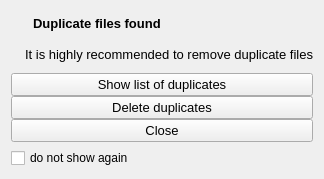
<?xml version="1.0" encoding="UTF-8"?>
<ui version="4.0">
 <class>DlgDup</class>
 <widget class="QWidget" name="DlgDup">
  <property name="geometry">
   <rect>
    <x>0</x>
    <y>0</y>
    <width>324</width>
    <height>179</height>
   </rect>
  </property>
  <property name="windowTitle">
   <string>File duplicates</string>
  </property>
  <layout class="QVBoxLayout" name="verticalLayout_2">
   <item>
    <layout class="QHBoxLayout" name="horizontalLayout" stretch="0,1">
     <property name="leftMargin">
      <number>9</number>
     </property>
     <property name="rightMargin">
      <number>9</number>
     </property>
     <item>
      <widget class="QLabel" name="ico">
       <property name="sizePolicy">
        <sizepolicy hsizetype="Preferred" vsizetype="Preferred">
         <horstretch>0</horstretch>
         <verstretch>0</verstretch>
        </sizepolicy>
       </property>
       <property name="text">
        <string/>
       </property>
      </widget>
     </item>
     <item>
      <widget class="QLabel" name="txt1">
       <property name="font">
        <font>
         <pointsize>10</pointsize>
         <weight>75</weight>
         <bold>true</bold>
        </font>
       </property>
       <property name="text">
        <string>Duplicate files found</string>
       </property>
       <property name="textFormat">
        <enum>Qt::PlainText</enum>
       </property>
      </widget>
     </item>
    </layout>
   </item>
   <item>
    <widget class="QLabel" name="txt2">
     <property name="font">
      <font>
       <pointsize>10</pointsize>
      </font>
     </property>
     <property name="text">
      <string>It is highly recommended to remove duplicate files</string>
     </property>
     <property name="alignment">
      <set>Qt::AlignRight|Qt::AlignTrailing|Qt::AlignVCenter</set>
     </property>
     <property name="margin">
      <number>9</number>
     </property>
    </widget>
   </item>
   <item>
    <layout class="QVBoxLayout" name="verticalLayout">
     <property name="spacing">
      <number>0</number>
     </property>
     <item>
      <widget class="QPushButton" name="show_btn">
       <property name="font">
        <font>
         <pointsize>10</pointsize>
        </font>
       </property>
       <property name="text">
        <string>Show list of duplicates</string>
       </property>
       <property name="autoDefault">
        <bool>false</bool>
       </property>
       <property name="flat">
        <bool>false</bool>
       </property>
      </widget>
     </item>
     <item>
      <widget class="QPushButton" name="del_btn">
       <property name="font">
        <font>
         <pointsize>10</pointsize>
        </font>
       </property>
       <property name="text">
        <string>Delete duplicates</string>
       </property>
       <property name="autoDefault">
        <bool>false</bool>
       </property>
       <property name="flat">
        <bool>false</bool>
       </property>
      </widget>
     </item>
     <item>
      <widget class="QPushButton" name="close_btn">
       <property name="font">
        <font>
         <pointsize>10</pointsize>
        </font>
       </property>
       <property name="text">
        <string>Close</string>
       </property>
       <property name="autoDefault">
        <bool>false</bool>
       </property>
       <property name="flat">
        <bool>false</bool>
       </property>
      </widget>
     </item>
    </layout>
   </item>
   <item>
    <widget class="QCheckBox" name="checkBox">
     <property name="text">
      <string>do not show again</string>
     </property>
    </widget>
   </item>
  </layout>
 </widget>
 <resources/>
 <connections/>
</ui>
